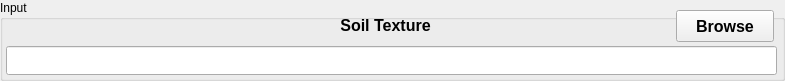
  <widget class="QGroupBox" name="groupBoxInput">
   <property name="geometry">
    <rect>
     <x>5</x>
     <y>18</y>
     <width>785</width>
     <height>81</height>
    </rect>
   </property>
   <property name="title">
    <string>Input</string>
   </property>
   <widget class="QPushButton" name="pushButtonSoilTextureFile">
    <property name="geometry">
     <rect>
      <x>676</x>
      <y>10</y>
      <width>98</width>
      <height>32</height>
     </rect>
    </property>
    <property name="font">
     <font>
      <pointsize>12</pointsize>
      <weight>75</weight>
      <bold>true</bold>
     </font>
    </property>
    <property name="text">
     <string>Browse</string>
    </property>
    <property name="checkable">
     <bool>false</bool>
    </property>
    <property name="autoDefault">
     <bool>false</bool>
    </property>
    <property name="flat">
     <bool>false</bool>
    </property>
   </widget>
   <widget class="QLabel" name="textLabel1">
    <property name="geometry">
     <rect>
      <x>330</x>
      <y>10</y>
      <width>111</width>
      <height>31</height>
     </rect>
    </property>
    <property name="font">
     <font>
      <family>Arial</family>
      <pointsize>12</pointsize>
      <weight>75</weight>
      <bold>true</bold>
     </font>
    </property>
    <property name="text">
     <string>Soil Texture</string>
    </property>
    <property name="alignment">
     <set>Qt::AlignCenter</set>
    </property>
   </widget>
   <widget class="QLineEdit" name="lineEditSoilTextureFile">
    <property name="geometry">
     <rect>
      <x>6</x>
      <y>46</y>
      <width>771</width>
      <height>29</height>
     </rect>
    </property>
    <property name="font">
     <font>
      <pointsize>11</pointsize>
      <weight>75</weight>
      <bold>true</bold>
     </font>
    </property>
   </widget>
  </widget>
